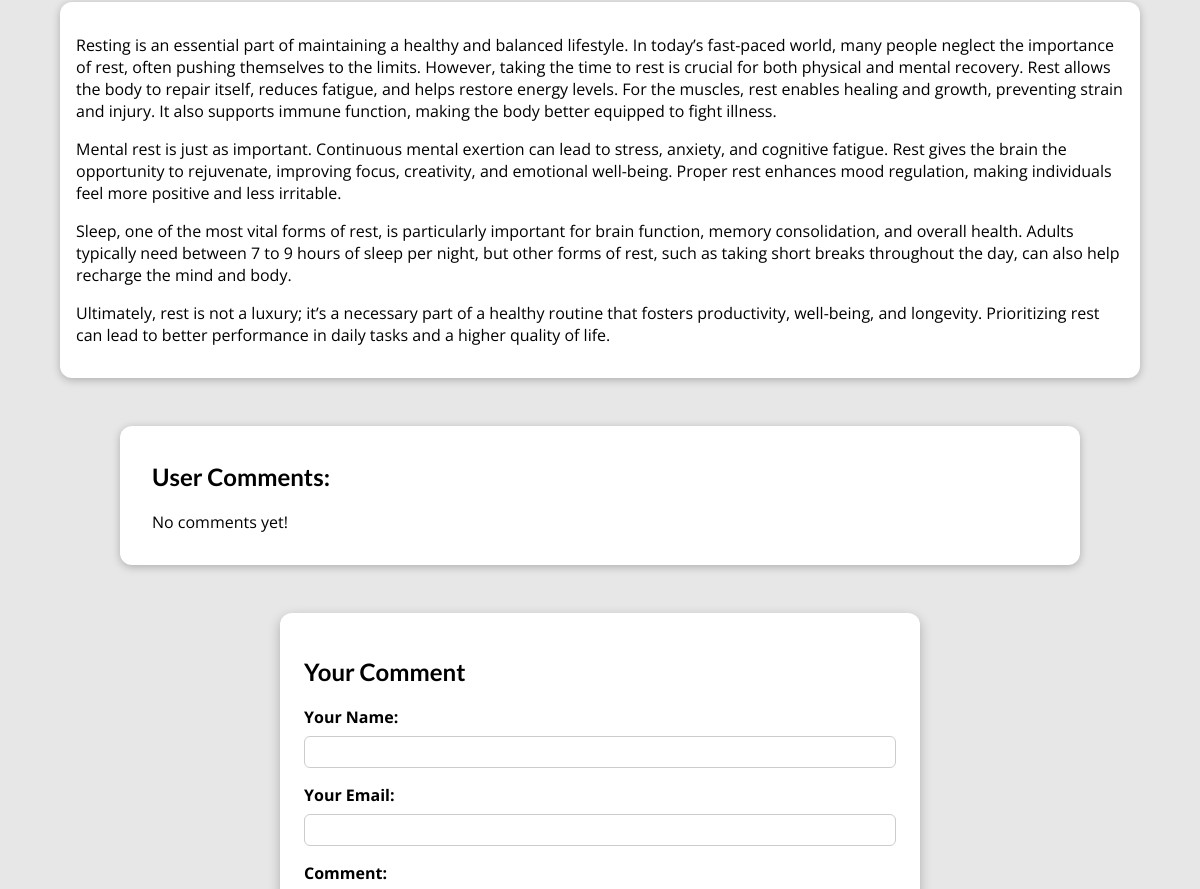
/posts/resting (middle part), run on an earlier commit of the app's database.
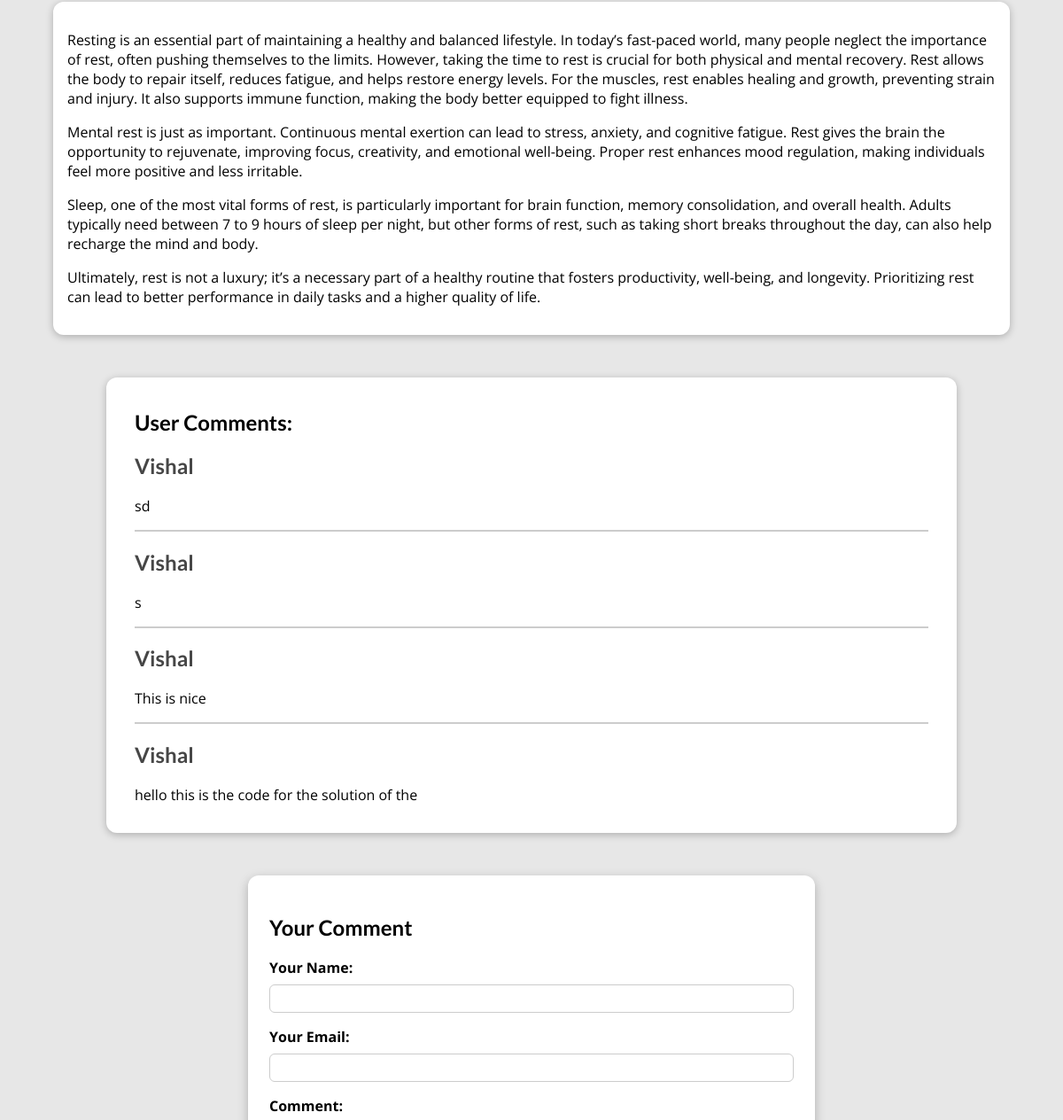
And on a later commit of the database.
### blog/models.py (models this page shows, shortened)
class Posts(models.Model):
    title = models.CharField(max_length=30)
    excerpt = models.CharField(max_length=200)
    img_name = models.ImageField(upload_to="posts", null=True)
    date = models.DateField(auto_now=True)
    slug = models.SlugField(unique=True, db_index=True)
    content = models.TextField(validators=[MinLengthValidator(50)])
    author = models.ForeignKey(Author, on_delete=models.SET_NULL, null=True, related_name="posts")
    tags = models.ManyToManyField(Tag)
    class Meta:
        verbose_name_plural = 'Post Details'

class comments(models.Model):
    user_name = models.CharField(max_length=30)
    email = models.EmailField()
    date = models.DateTimeField(auto_now_add=True)
    text = models.TextField(max_length=250)
    post = models.ForeignKey(Posts, on_delete=models.CASCADE, related_name="comments")
    class Meta:
        verbose_name_plural = 'Comments'

### blog/views.py (the view, shortened to what this page needs)
# urls.py: path("posts/<slug:slug>", views.PostDetails.as_view(), name="posts-details-page"), # for dynamic type content for better SEO /posts/my-posts
class PostDetails(View):
    def isStoredPost(self, request, post_id):
        stored_posts = request.session.get("stored_posts")
        if stored_posts is not None:
            is_saved_for_later = post_id in stored_posts
        else:
            is_saved_for_later = False
        return is_saved_for_later
    def get(self, request, slug):
        post = Posts.objects.get(slug=slug)
        context = {
            "post": post,
            "post_tags": post.tags.all(),
            "comment_form": CommentForm(),
            "comments": post.comments.all().order_by("-id"),
            "saved_for_later": self.isStoredPost(request, post.id)
        }
        return render(request, "blog/post-details.html", context)

### blog/forms.py
class CommentForm(forms.ModelForm):
    class Meta:
        model = comments
        exclude = ["post", "date"] #we dont want user to set the post by himself so we exc it
        labels = {
            "user_name": "Your Name",
            "email": "Your Email",
            "text": "Comment"
        }

### blog/models.py (called while the page is built)
    def __str__(self):
        return self.first_name + " " + self.last_name

### blog/templates/blog/post-details.html (shortened to what this page needs)
{% extends "base.html" %}
{% load static %}
{% block css_files %}
    <link rel="stylesheet" href="{% static "blog/post-details.css" %}">
{% endblock %}
{% block content %}
<main>
    {{post.content|linebreaks}}
</main>
<section id="comments">
    <ul>
        <h1> User Comments: </h1>
        {% if not comments %}
            <p>No comments yet!</p>
        {% endif %}
        {% for comment in comments %}
            <li>
                <h2>{{comment.user_name}}</h2>
                <p>{{comment.text|linebreaks}}</p>
            </li>
        {% endfor %}
    </ul>
</section>
<section id="comment-form">
    <h2>Your Comment</h2>
    <form action="{% url "posts-details-page" post.slug %}" method = "POST">
        {% for form_feild in comment_form  %}
            <div class="form-control {% if form_feild.errors %}invalid{% endif %}">
                {{ form_feild.label_tag }}
                {{ form_feild }}
            </div>
        {% endfor %}
    </form>
</section>
{% endblock %}

### templates/base.html (shortened to what this page needs)
{% load static %}
<!DOCTYPE html>
<html>
    <head>
        <link rel="stylesheet" href={% static "app.css" %}>
        {% block css_files %}{% endblock %}
    </head>
    <body>
        {% block content %} This is the default content {% endblock %}
    </body>
</html>

### static/app.css (style rules this page uses)
* { box-sizing: border-box; }
html { font-family: 'Open Sans', 'Lato', sans-serif; }
body { margin: 0; }
h1, h2, h3 { font-family: 'Lato', sans-serif; font-weight: bold; }

### blog/static/blog/post-details.css (style rules this page uses)
body { background-color: #e7e7e7; }
main { width: 90%; max-width: 90rem; margin: 3rem auto; background-color: white; padding: 1rem; border-radius: 12px; box-shadow: 0 2px 8px rgba(0, 0, 0, 0.25); }
#comment-form { margin: 3rem auto; width: 90%; max-width: 40rem; border-radius: 12px; background-color: white; box-shadow: 0 4px 12px rgba(0, 0, 0, 0.25); padding: 1.5rem; }
.form-control { margin-bottom: 1rem; }
.form-control label { font-weight: bold; margin-bottom: 0.5rem; display: block; }
.form-control input, .form-control textarea { display: block; width: 100%; font: inherit; padding: 0.25rem; border-radius: 6px; border: 1px solid #ccc; }
#comments { margin: 3rem auto; width: 90%; max-width: 60rem; border-radius: 12px; background-color: white; box-shadow: 0 2px 8px rgba(0, 0, 0, 0.25); padding: 1rem 2rem; }
#comments ul { list-style: none; margin: 0; padding: 0; }
#comments li { margin-bottom: 1rem; border-bottom: 2px solid #ccc; }
#comments li:last-of-type { border-bottom: none; }
#comments h2 { color: #464646; }

What changed in the data, as far as the page shows it:
added comments: user_name "Vishal", text "sd"
added comments: user_name "Vishal", text "s"
added comments: user_name "Vishal", text "This is nice"
added comments: user_name "Vishal", text "hello this is the code for the solution of the"
Also different on the page:
text no longer shown: "No comments yet!"
